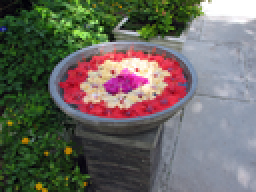
%> input picture images/kwiaty.png, 128 x 96 px, shrunk from 410 x 308 before the run (shown 2 times larger)
$ octave main.m   (GNU Octave 9; MATLAB toolbox functions it lacks are replaced by stand-ins)
%> lines starting %> are read from the running program, lines starting %| are printed output that depends on the picture
%> further down, image is the input picture: size 96x128x3 uint8; mean R, G, B 106.2, 104.1, 96.9
### mix_image.m
function [ mixed_image ] = mix_image( image )
%Zmienia zdjęcie tak że każdy piksel przechodzi z postaci wektorowej w
%skalarną przy użyciu techniki mieszania bitów.

if isfloat(image) == true
    image = im2uint8(image);
end

siz = size(image);
%> siz = [96 128 3]
rows = siz(1);
%> rows = 96
cols = siz(2);
%> cols = 128
mixed_image = zeros(rows, cols);

for i=1:rows
    for j=1:cols
        r = image(i, j, 1);
        g = image(i, j, 2);
        b = image(i, j, 3);
        mixed_image(i, j) = bi2de(bitmixer(r, g, b));
    end
end
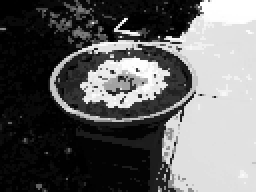
%> mixed_image: size 96x128 double (shown 2 times larger); min 260, max 16777215, mean 6519018.1; drawn with min black and max white
end

### erode.m
function [ eroded_image ] = erode( image, se, include_center )
%Przykładowa postać se:
%  jeśli chcemy uzyskać element strukturalny jak pokazano poniżej:
%                       1
%                      111
%                       1
%  argument se powinien przyjąć postać:
%                      [1 0; -1 0; 0 1; 0 -1]
%  domyślnie brany jest pod uwagę także element (0, 0), a jeśli
%  chcemy, aby element strukturalny miał postać:
%                       1
%                      1 11
%                       1
%  należy ustawić parametr include_center na false, a parametr
%  se ustawić na [1 0; -1 0; 0 1; 0 -1; 0 2]
%
%Funkcja przetwarza zarówno obrazy rgb jak i hsv


if nargin == 2
    include_center = true;
end

%mixed_image będzie używane do porządkowania
mixed_image = mix_image(image);
eroded_image = image(:, :, :);
siz = size(image);
%> siz = [96 128 3]
rows = siz(1);
%> rows = 96
cols = siz(2);
%> cols = 128

row = 0;
col = 0;

for i=1:rows
    for j=1:cols
        [~ , row, col] = min_mixed_value(mixed_image, se, i, j, include_center);
        eroded_image(i, j, :) = image(row, col, :);
    end
end
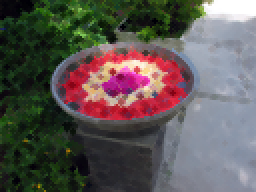
%> eroded_image: size 96x128x3 uint8 (shown 2 times larger); mean R, G, B 93.9, 87.3, 84.5

end

### dilate.m
function [ dilated_image ] = dilate( image, se, include_center )
%> called with se = [1 0; -1 0; 0 1; 0 -1]
%Przykładowa postać se:
%  jeśli chcemy uzyskać element strukturalny jak pokazano poniżej:
%                       1
%                      111
%                       1
%  argument se powinien przyjąć postać:
%                      [1 0; -1 0; 0 1; 0 -1]
%  domyślnie brany jest pod uwagę także element (0, 0), a jeśli
%  chcemy, aby element strukturalny miał postać:
%                       1
%                      1 11
%                       1
%  należy ustawić parametr include_center na false, a parametr
%  se ustawić na [1 0; -1 0; 0 1; 0 -1; 0 2]
%
%Funkcja przetwarza zarówno obrazy rgb jak i hsv

if nargin == 2
    include_center = true;
end

%mixed_image będzie używane do porządkowania
mixed_image = mix_image(image);
dilated_image = image(:, :, :);
siz = size(image);
rows = siz(1);
cols = siz(2);

row = 0;
col = 0;

for i=1:rows
    for j=1:cols
        [~ , row, col] = max_mixed_value(mixed_image, se, i, j, include_center);
        dilated_image(i, j, :) = image(row, col, :);
    end
end
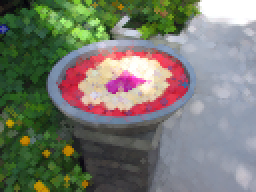
%> dilated_image: size 96x128x3 uint8 (shown 2 times larger); mean R, G, B 118.6, 121.2, 109.7


end

### openn.m
function [ opened_image ] = openn( image, se )

EI = erode(image, se);
DI = dilate(EI, se);
opened_image = DI;

end

### main.m
image = imread('images/kwiaty.png');

%se:
%   1
%  111
%   1
se = [1 0; -1 0; 0 1; 0 -1];

%podstawowe operacje
eroded_image = erode(image, se);
dilated_image = dilate(image, se);
%> (the run ends here)
